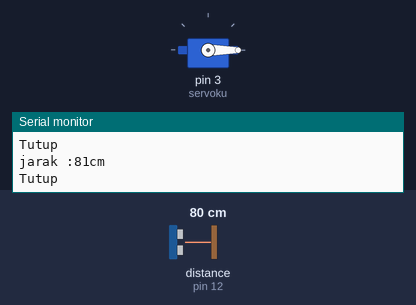
Bench run of a sketch on a simulated Arduino Uno, built with avr-gcc and run on an emulated ATmega328P. Parts: servo, the last lines printed to the serial monitor. The test bench sets the inputs (shaded band); at power-on: distance to the obstacle (sensor on pin 12) 80 cm. The echo pulse lasts 58.3 µs per cm.

Above: at 1.8 s.
1.9 s: distance to the obstacle (sensor on pin 12) set to 51 cm
3.4 s: distance to the obstacle (sensor on pin 12) set to 44 cm
At 5.0 s:
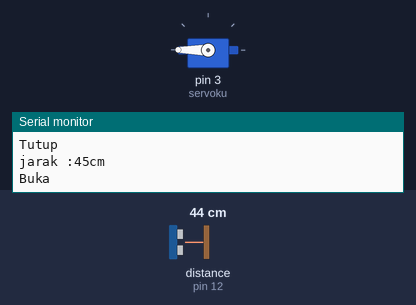
5.5 s: distance to the obstacle (sensor on pin 12) set to 60 cm
At 9.4 s:
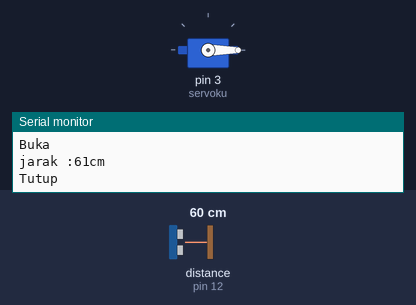
9.6 s: distance to the obstacle (sensor on pin 12) set to 2 cm
At 11.0 s:
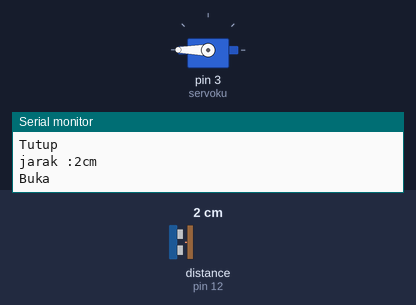
Timing chart, 0 to 12.5 s (numbered marks = the images above; inputs shaded):
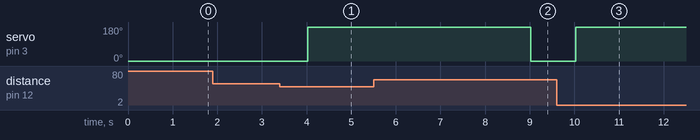

The sketch:

servo_dan_sensor.ino
```cpp
#include <Servo.h> //Import Library Servo.h
#include <NewPing.h> //Import Library NewPing.h
Servo servoku; //Servo Name
#define TRIGGER_PIN_1 11 //Sensor triggered in here
#define ECHO_PIN_1 12 // Sensor output is measured in here
#define MAX_DISTANCE 500 //Maximum distance = 500cm

NewPing sonar_1(TRIGGER_PIN_1, ECHO_PIN_1, MAX_DISTANCE); //Sonar is define by NewPing Library
// With input Trigger

//Interger is declared in jarak variables
unsigned int jarak;

void setup(){
  Serial.begin(9600); //Program begins after 9600Baud
  servoku.attach(3); //Servo is on pin 3
}

void loop()
{
  jarak = sonar_1.ping_cm(); //End of the input in cm
  Serial.print("jarak :"); //When sonar detected , Print "jarak:"
  Serial.print(jarak); //Print jarak?? Reference ^ ??
  Serial.println("cm"); //End of the variables print
  /*If jarak variables >=50
   * Print Tutup
   * servo 0 DEG
   * Delay 1000ms
   */
  if(jarak>=50){
  Serial.println("Tutup");
  servoku.write(0);
  delay(1000); //Delay 1000ms
  }

//Else of that just

else{
  Serial.println("Buka");
  servoku.write(180);
  delay(5000);
}
}
```

Measured:
- the behaviour switches between 49 and 48 cm on distance to the obstacle (sensor on pin 12) (found by bisection; images 0 and 1)
- after the input at 3.4 s, servo on pin 3 (servoku): 0° → 180° after 0.62 s
- after the input at 5.5 s, servo on pin 3 (servoku): 180° → 0° after 3.5 s
- after the input at 9.6 s, servo on pin 3 (servoku): 0° → 180° after 0.43 s
